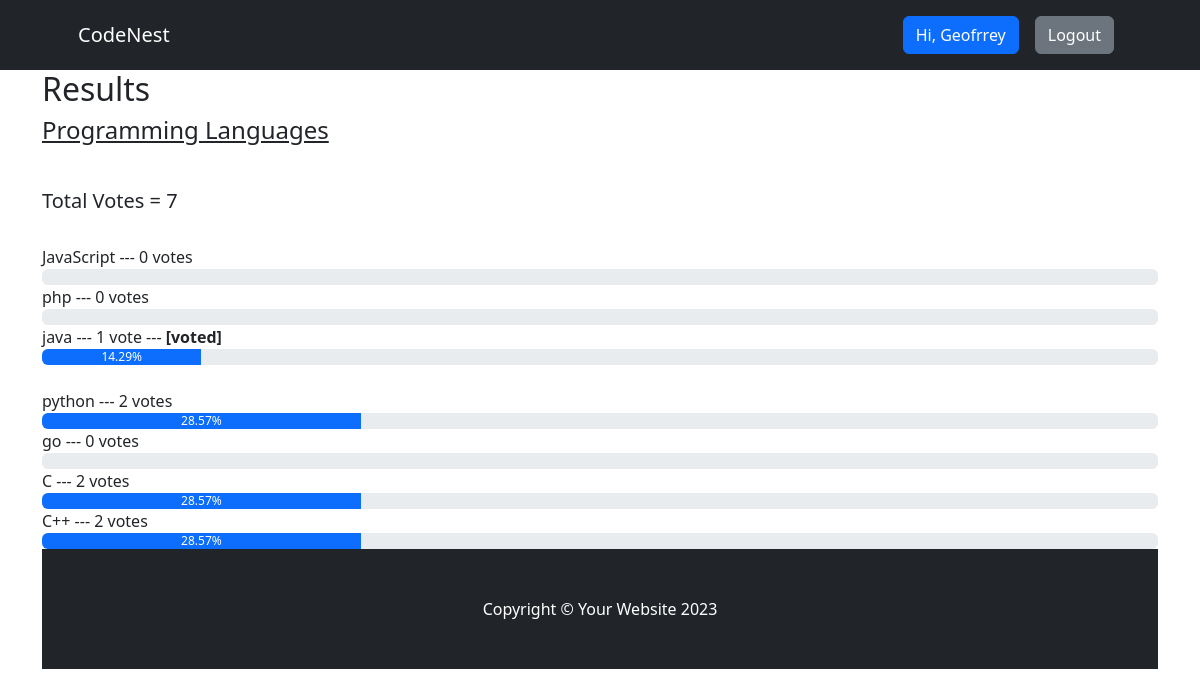
The app's page /result/programming-languages (signed in) with its own data.
### voteapp/models.py (models this page shows, shortened)
class Category(models.Model):
    title = models.CharField(max_length=200)
    slug = models.SlugField(blank=True, null=True)
    description = models.TextField(blank=True, null=True)
    total_vote = models.IntegerField(default=0)
    voters = models.ManyToManyField(User, blank=True)

class CategoryItem(models.Model):
    title = models.CharField(max_length=200)
    total_vote = models.IntegerField(default=0)
    category = models.ForeignKey(Category, on_delete=models.CASCADE, related_name="items")
    voters = models.ManyToManyField(User, blank=True)
    @property
    def percentage_vote(self):
        category_votes = self.category.total_vote
        item_votes = self.total_vote
        if category_votes == 0:
            vote_in_percentage = 0
        else:
            vote_in_percentage = (item_votes/category_votes) * 100
        return vote_in_percentage

### voteapp/views.py (the view)
# urls.py: path("result/<str:slug>", views.result, name="result"),
def result(request, slug):
    category = Category.objects.get(slug=slug)
    items = CategoryItem.objects.filter(category=category)
    context = {"category": category, "items": items}
    return render(request, "result.html", context)

### voteapp/templatetags/custom_filters.py (called while the page is built)
@register.filter(name="has_voted")
def has_voted(user, voters):
    return any(user.id== voter.id for voter in voters)

### voteapp/templates/result.html
{% extends 'base.html' %}
{% block content %}
  {% load humanize %}
{% load custom_filters %}
<div class="container result-container">
    <div class="sub-container">
      <h2>Results</h2>
      <h4>{{category.title}}</h4>
      <br>
      <h5>Total Votes = {{category.total_vote}}</h5>
      <br />
      {% for item in items  %}
       {% if request.user|has_voted:item.voters.all %}
      <small>{{item.title}}</strong> --- {{item.total_vote}} vote{{item.total_vote | pluralize:",s"}} ---  <strong>[voted]</strong> </small>
      <div class="progressContainer">
        <div class="progress">
          <div
            class="progress-bar"
            role="progressbar"
            aria-label="Example with label"
            style="width:{{item.percentage_vote | floatformat:2}}%;"
            aria-valuenow="25"
            aria-valuemin="0"
            aria-valuemax="100"
          >
          {{item.percentage_vote | floatformat:2}}%
          </div>
        </div>
      </div>
      <br>
       {% else %}
       <small>{{item.title}}</strong> --- {{item.total_vote}} vote{{item.total_vote | pluralize:",s"}} </small>
      <div class="progressContainer">
        <div class="progress">
          <div
            class="progress-bar"
            role="progressbar"
            aria-label="Example with label"
            style="width:{{item.percentage_vote | floatformat:2}}%;"
            aria-valuenow="25"
            aria-valuemin="0"
            aria-valuemax="100"
          >
          {{item.percentage_vote | floatformat:2}}%
          </div>
        </div>
      </div>
      {% endif %}
      {%endfor%}
      {% endblock content%}

### voteapp/templates/base.html (shortened to what this page needs)
<!DOCTYPE html>
{% load static %}
<html lang="en">
<head>
    <link href="https://cdn.jsdelivr.net/npm/bootstrap-icons@1.4.1/font/bootstrap-icons.css" rel="stylesheet" />
    <link rel="stylesheet" href="{% static 'css/bootstrap.css' %}">
    <link rel="stylesheet" href="{% static 'css/style.css' %}">
</head>
<body>
     <nav class="navbar navbar-expand-lg navbar-dark bg-dark">
        <div class="container px-lg-5">
            <a class="navbar-brand" href="{% url 'index'  %}">CodeNest</a>
            <div class="collapse navbar-collapse" id="navbarSupportedContent">
                <ul class="navbar-nav ms-auto mb-2 mb-lg-0">
                     {% if request.user.is_authenticated %}
                    <li class="nav-item"><a class="nav-link" href="#"><button class="btn btn-primary">Hi, {{request.user.username}}</button></a></li>
                     <li class="nav-item"><a class="nav-link" href="{% url 'signout' %}"><button class="btn btn-secondary">Logout</button></a></li>
                    {% else %}
                    <li class="nav-item"><a class="nav-link" href="{% url 'signin' %}"><button class="btn btn-primary">Login</button></a></li>
                    <li class="nav-item"><a class="nav-link" href="{% url 'signup' %}"><button class="btn btn-primary">SignUp</button></a></li>
                    {% endif %}
                </ul>
            </div>
        </div>
    </nav>
    {% block content %}
    {% endblock content %}
     <footer class="py-5 bg-dark">
        <div class="container"><p class="m-0 text-center text-white">Copyright &copy; Your Website 2023</p></div>
    </footer>
</body>
</html>

### voteapp/static/css/style.css (style rules this page uses)
* { box-sizing: border-box; }
.result-container { display: flex; align-items: center; justify-content: center; }
.sub-container { width: inherit }
.result-container h4 { text-decoration: underline; margin-bottom: 20px; }
.result-container small { font-size: 16px; font-weight: 500; }

### records on screen
Category: title "Programming Languages", total_vote "7"
CategoryItem: title "JavaScript", total_vote "0", total_vote|pluralize "s"
CategoryItem: title "php", total_vote "0", total_vote|pluralize "s"
CategoryItem: title "java", total_vote "1", percentage_vote "14.29"
CategoryItem: title "python", total_vote "2", total_vote|pluralize "s", percentage_vote "28.57"
CategoryItem: title "go", total_vote "0", total_vote|pluralize "s"
CategoryItem: title "C", total_vote "2", total_vote|pluralize "s", percentage_vote "28.57"
CategoryItem: title "C++", total_vote "2", total_vote|pluralize "s", percentage_vote "28.57"

### other values on screen
{{ request.user.username }} "Geofrrey"
